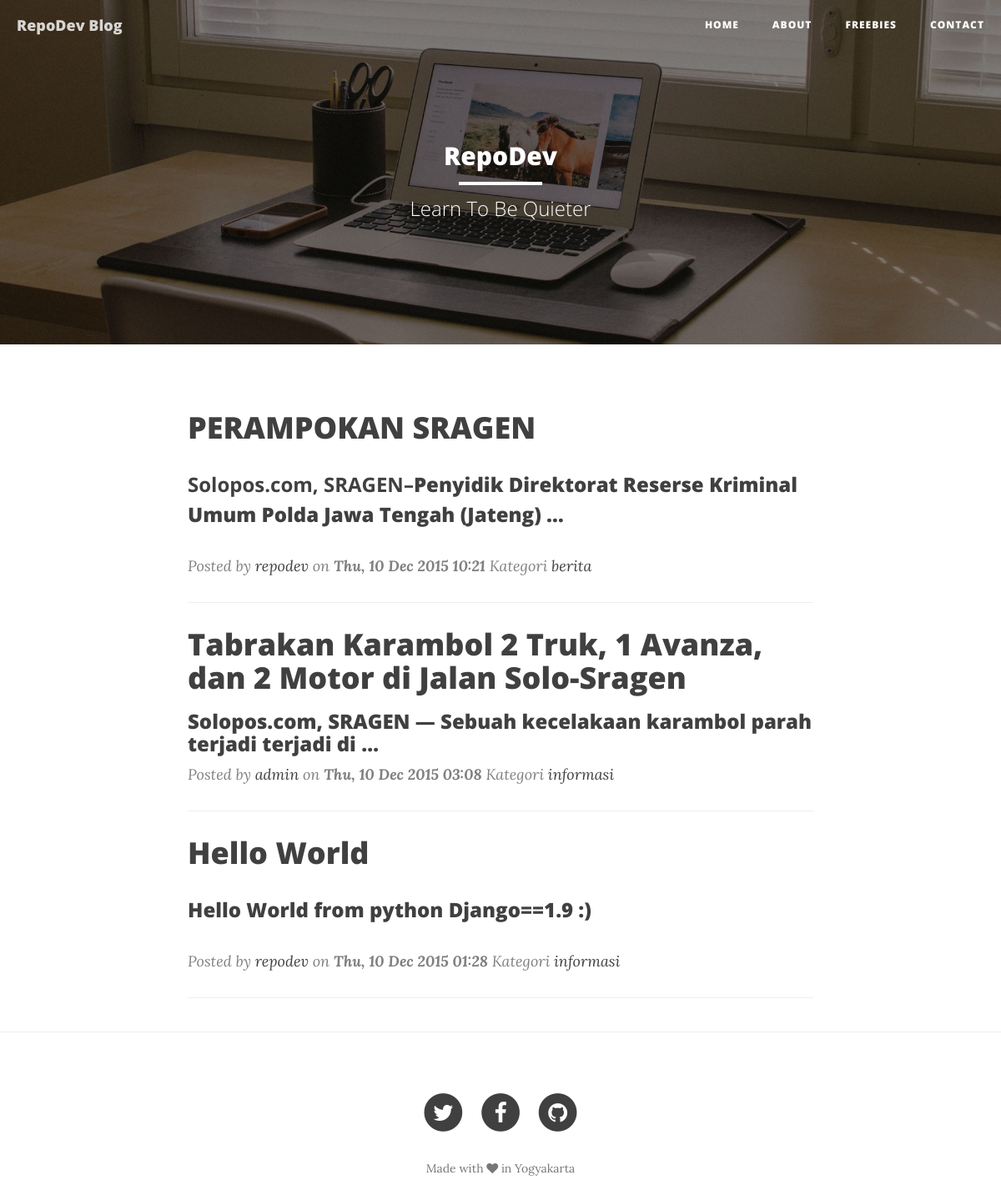
The page / on the database its author committed.
### blog/models.py (models this page shows, shortened)
class Post(models.Model):
	STATUS_CHOICES = (
		('d', 'Draft'),
		('p', 'Publish'),
		('a', 'Archieved'),
	)
	creator = models.ForeignKey(User, related_name='user_post', default=1)
	title = models.CharField(max_length=255, blank=False)
	slug = models.SlugField(max_length=255, default='', blank=True, editable=False)
	category = models.ForeignKey(Category, related_name='post_category', null=True)
	content = RichTextUploadingField()
	image = models.ImageField(upload_to='images/post/%Y/%m/%d/', blank=True)
	status = models.CharField(max_length=1, default='d', choices=STATUS_CHOICES)
	created_at = models.DateTimeField(auto_now_add=True)
	updated_at = models.DateTimeField(auto_now=True)
	class Meta:
		verbose_name = 'Post'
		verbose_name_plural = 'Posts'

class Category(models.Model):
	name = models.CharField(max_length=60, blank=False)
	description = models.TextField(null=True)
	created_at = models.DateTimeField(auto_now_add=True)
	updated_at = models.DateTimeField(auto_now=True)
	class Meta:
		verbose_name = 'Category'
		verbose_name_plural = 'Categories'
	def __unicode__(self):
		return self.name

### blog/views.py (the view)
# urls.py: url(r'', 'blog.views.index', name='index'),
def index(request):
	list_post = Post.objects.filter(status='p').order_by('-created_at')
	paginator = Paginator(list_post, 10)
	page = request.GET.get('page')
	try:
		pages = paginator.page(page)
	except PageNotAnInteger:
		pages = paginator.page(1)
	except:
		pages = paginator.page(paginator.num_pages)
	data = {
		'posts' : pages
	}
	return render(request, 'index.html', data)

### blog/templates/index.html (shortened to what this page needs)
{% extends 'default/base.html' %}
{% block content %}
<div class="row">
    <div class="col-lg-8 col-lg-offset-2 col-md-10 col-md-offset-1">
      {% for post in posts %}
        <div class="post-preview">
            <a href="{% url 'post_show' post.slug %}">
                <h2 class="post-title">
                    {{ post.title }}
                </h2>
            </a>
                <h3 class="post-subtitle">
                    {% autoescape off %}
                    {{ post.content|safe|truncatewords:"10"}}
                    {% endautoescape %}
                </h3>
            <p class="post-meta">Posted by <a href="{% url 'author_list' post.creator %}">{{ post.creator }}</a> on <b><i>{{ post.created_at|date:"D, d M Y H:i" }}</i></b> Kategori <a href="{% url 'category_list' post.category %}">{{ post.category }}</a></p>
        </div>
        <hr>
      {% endfor %}
    </div>
</div>
{% endblock %}

### blog/templates/default/base.html (shortened to what this page needs)
{% load static %}
<!DOCTYPE html>
<html lang="en">
<head>
    {% include 'default/header.html' %}
</head>
<body>
	{% include 'default/nav.html' %}
<header class="intro-header" style="background-image: url('{% static 'assets/blog/img/home-bg.jpg' %}')">
    <div class="container">
        <div class="row">
            <div class="col-lg-8 col-lg-offset-2 col-md-10 col-md-offset-1">
                <div class="site-heading">
                <h2>{% block logo_title %}RepoDev{% endblock %}</h2>
                    <hr class="small">
                    <span class="subheading">{% block logo_subtitle %}Learn To Be Quieter {% endblock %}</span>
                </div>
            </div>
        </div>
    </div>
</header>
    <div class="container">
    	{% block content %}{% endblock %}
    </div>
    {% include 'default/footer.html' %}
</body>
</html>

### blog/templates/default/header.html (shortened to what this page needs)
{% load static %}
<link href="{% static 'assets/blog/css/bootstrap.min.css' %}" rel="stylesheet">
<link href="{% static 'assets/blog/css/clean-blog.min.css' %}" rel="stylesheet">
<link href="http://maxcdn.bootstrapcdn.com/font-awesome/4.1.0/css/font-awesome.min.css" rel="stylesheet" type="text/css">

### blog/templates/default/nav.html (shortened to what this page needs)
{% load static %}
<nav class="navbar navbar-default navbar-custom navbar-fixed-top">
    <div class="container-fluid">
        <div class="navbar-header page-scroll">
            <a class="navbar-brand" href="{% url 'index' %}">RepoDev Blog</a>
        </div>
        <div class="collapse navbar-collapse" id="bs-example-navbar-collapse-1">
            <ul class="nav navbar-nav navbar-right">
                <li>
                    <a href="{% url 'index' %}">Home</a>
                </li>
                <li>
                    <a href="#">About</a>
                </li>
                <li>
                    <a href="#">Freebies</a>
                </li>
                <li>
                    <a href="#">Contact</a>
                </li>
            </ul>
        </div>
    </div>
</nav>

### blog/templates/default/footer.html
<hr>
<footer>
    <div class="container">
        <div class="row">
            <div class="col-lg-8 col-lg-offset-2 col-md-10 col-md-offset-1">
                <ul class="list-inline text-center">
                    <li>
                        <a href="http://twitter.com/tietutz">
                            <span class="fa-stack fa-lg">
                                <i class="fa fa-circle fa-stack-2x"></i>
                                <i class="fa fa-twitter fa-stack-1x fa-inverse"></i>
                            </span>
                        </a>
                    </li>
                    <li>
                        <a href="http://fb.me/tie.tutz">
                            <span class="fa-stack fa-lg">
                                <i class="fa fa-circle fa-stack-2x"></i>
                                <i class="fa fa-facebook fa-stack-1x fa-inverse"></i>
                            </span>
                        </a>
                    </li>
                    <li>
                        <a href="http://github.com/repodevs">
                            <span class="fa-stack fa-lg">
                                <i class="fa fa-circle fa-stack-2x"></i>
                                <i class="fa fa-github fa-stack-1x fa-inverse"></i>
                            </span>
                        </a>
                    </li>
                </ul>
                <p class="copyright text-muted">
                Made with <i class="fa fa-heart"></i> in Yogyakarta
                </p>
            </div>
        </div>
    </div>
</footer>

### rows shown on the page
Post: title "PERAMPOKAN SRAGEN", content "Solopos.com, SRAGEN– Penyidik Direktorat Reserse Kriminal Umum Polda Jawa Tengah (Jateng) …", creator "repodev", created_at "Thu, 10 Dec 2015 10:21", category "berita"
Post: title "Tabrakan Karambol 2 Truk, 1 Avanza, dan 2 Motor di Jalan Solo-Sragen", content "Solopos.com, SRAGEN — Sebuah kecelakaan karambol parah terjadi terjadi di …", creator "admin", created_at "Thu, 10 Dec 2015 03:08", category "informasi"
Post: title "Hello World", content "Hello World from python Django==1.9 :)", creator "repodev", created_at "Thu, 10 Dec 2015 01:28", category "informasi"
